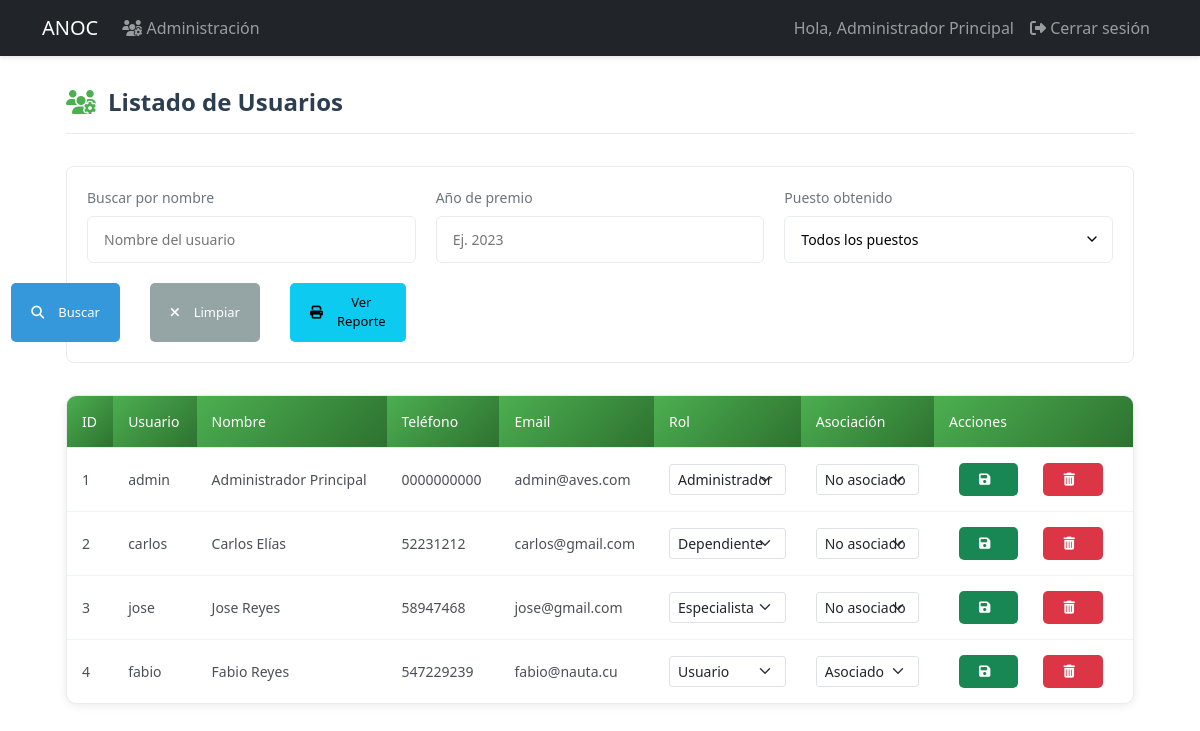
The app's page /admin/users (signed in) with its own data.
### models.py (models this page shows, shortened)
class User(UserMixin, db.Model):
    id = db.Column(db.Integer, primary_key=True)
    username = db.Column(db.String(80), unique=True, nullable=False, index=True)
    email = db.Column(db.String(120), unique=True, nullable=False, index=True)
    password_hash = db.Column(db.String(128))
    role = db.Column(db.String(20), default='user')  # 'admin', 'specialist', 'dependiente', 'user'
    is_associated = db.Column(db.Boolean, default=False, nullable=False)
    full_name = db.Column(db.String(100), nullable=False)
    phone = db.Column(db.String(20), nullable=False)
    profile_image = db.Column(db.String(255))  # Ruta de la imagen de perfil
    last_login = db.Column(db.DateTime)  # Fecha del último inicio de sesión
    is_active = db.Column(db.Boolean, default=True)  # Para manejar cuentas activas/inactivas
    address = db.Column(db.String(200))  # Nuevo campo para dirección
    birds = db.relationship('UserBirds', backref='user', lazy=True, cascade='all, delete-orphan')
    awards = db.relationship('Award', backref='user', lazy=True, cascade='all, delete-orphan')

### app.py (the view, shortened to what this page needs)
@app.route('/admin/users')
@login_required
def admin_users():
    if current_user.role != 'admin':
        abort(403)
    search_name = request.args.get('name', '').strip()
    award_year = request.args.get('award_year', '').strip()
    award_position = request.args.get('award_position', '').strip()
    query = select(User).order_by(User.id)
    if search_name:
        query = query.where(User.full_name.ilike(f'%{search_name}%'))
    if award_position:
        position_subquery = select(Award.user_id).where(
            Award.position == award_position
        ).distinct()
        query = query.where(User.id.in_(position_subquery))
    users = db.session.execute(query).scalars()
    current_year = datetime.now().year
    return render_template('admin/users.html',
                         users=users,
                         search_name=search_name,
                         award_year=award_year,
                         award_position=award_position,
                         current_year=current_year)

### app.py (called while the page is built)
@login_manager.user_loader
def load_user(user_id):
    return db.session.get(User, int(user_id))

### templates/admin/users.html (shortened to what this page needs)
{% extends "base.html" %}
{% block content %}
<div class="users-container">
    <div class="users-header">
        <h2><i class="fas fa-users-cog"></i> Listado de Usuarios</h2>
    </div>
    <div class="filter-section">
        <form method="GET" action="{{ url_for('admin_users') }}" class="filter-form">
            <div class="filter-grid">
                <div class="filter-group">
                    <label for="name" class="filter-label">Buscar por nombre</label>
                    <input type="text" class="filter-input" id="name" name="name"
                           value="{{ search_name }}" placeholder="Nombre del usuario">
                </div>
                <div class="filter-group">
                    <label for="award_year" class="filter-label">Año de premio</label>
                    <input type="number" class="filter-input" id="award_year" name="award_year"
                           value="{{ award_year }}" placeholder="Ej. 2023" min="2000" max="{{ current_year }}">
                </div>
                <div class="filter-group">
                    <label for="award_position" class="filter-label">Puesto obtenido</label>
                    <select class="filter-input filter-select" id="award_position" name="award_position">
                        <option value="">Todos los puestos</option>
                    </select>
                </div>
                <div class="filter-actions">
                    <button type="submit" class="btn btn-primary">
                        <i class="fas fa-search"></i> Buscar
                    </button>
                    <a href="{{ url_for('admin_users') }}" class="btn btn-secondary">
                        <i class="fas fa-times"></i> Limpiar
                    </a>
                    <a href="{{ url_for('associates_report_view') }}" class="btn btn-info" target="_blank">
                        <i class="fas fa-print"></i> Ver Reporte
                    </a>
                </div>
            </div>
        </form>
    </div>
    <div class="users-table-container">
        <table class="users-table">
            <thead>
                <tr>
                    <th>ID</th>
                    <th>Usuario</th>
                    <th>Nombre</th>
                    <th>Teléfono</th>
                    <th>Email</th>
                    <th>Rol</th>
                    <th>Asociación</th>
                    <th>Acciones</th>
                </tr>
            </thead>
            <tbody>
                {% if users %}
                    {% for user in users %}
                    <tr class="clickable-row" data-href="{{ url_for('user_details', user_id=user.id) }}">
                        <td>{{ user.id }}</td>
                        <td>{{ user.username }}</td>
                        <td>{{ user.full_name }}</td>
                        <td>{{ user.phone }}</td>
                        <td>{{ user.email }}</td>
                        <td>
                            <form method="POST" action="{{ url_for('assign_role', user_id=user.id) }}" class="role-form">
                                <select name="role" class="form-select form-select-sm">
                                    <option value="user" {% if user.role == 'user' %}selected{% endif %}>Usuario</option>
                                    <option value="specialist" {% if user.role == 'specialist' %}selected{% endif %}>Especialista</option>
                                    <option value="dependiente" {% if user.role == 'dependiente' %}selected{% endif %}>Dependiente</option>
                                    <option value="admin" {% if user.role == 'admin' %}selected{% endif %}>Administrador</option>
                                </select>
                        </td>
                        <td>
                                <select name="is_associated" class="form-select form-select-sm">
                                    <option value="true" {% if user.is_associated %}selected{% endif %}>Asociado</option>
                                    <option value="false" {% if not user.is_associated %}selected{% endif %}>No asociado</option>
                                </select>
                        </td>
                        <td class="actions-column">
                            <div class="action-buttons">
                                <button type="submit" class="btn btn-sm btn-success">
                                    <i class="fas fa-save"></i>
                                </button>
                                <form method="POST" action="{{ url_for('delete_user', user_id=user.id) }}"
                                      onsubmit="return confirm('¿Desea eliminar este usuario?');" class="d-inline">
                                    <button type="submit" class="btn btn-sm btn-danger">
                                        <i class="fas fa-trash-alt"></i>
                                    </button>
                                </form>
                            </div>
                        </td>
                    </tr>
                    {% endfor %}
                {% endif %}
            </tbody>
        </table>
    </div>
</div>
{% endblock %}

### templates/base.html (shortened to what this page needs)
<!DOCTYPE html>
<html lang="es">
<head>
    <link href="https://cdn.jsdelivr.net/npm/bootstrap@5.3.0/dist/css/bootstrap.min.css" rel="stylesheet">
    <link href="https://cdnjs.cloudflare.com/ajax/libs/font-awesome/6.4.0/css/all.min.css" rel="stylesheet">
    <link rel="stylesheet" href="{{ url_for('static', filename='css/styles.css') }}">
</head>
<body>
    <nav class="navbar navbar-expand-lg navbar-dark bg-dark">
        <div class="container">
            <a class="navbar-brand" href="{{ url_for('dashboard') }}">ANOC</a>
            <div class="collapse navbar-collapse" id="navbarNav">
                <ul class="navbar-nav me-auto">
                    {% if current_user.is_authenticated and current_user.role == 'admin' %}
                        <li class="nav-item">
                            <a class="nav-link" href="{{ url_for('admin_users') }}">
                                <i class="fas fa-users-cog"></i> Administración
                            </a>
                        </li>
                    {% endif %}
                </ul>
                <ul class="navbar-nav">
                    {% if current_user.is_authenticated %}
                        <li class="nav-item">
                            <span class="nav-link">Hola, {{ current_user.full_name }}</span>
                        </li>
                        <li class="nav-item">
                            <a class="nav-link" href="{{ url_for('logout') }}">
                                <i class="fas fa-sign-out-alt"></i> Cerrar sesión
                            </a>
                        </li>
                    {% else %}
                        <li class="nav-item">
                            <a class="nav-link" href="{{ url_for('login') }}">
                                <i class="fas fa-sign-in-alt"></i> Iniciar sesión
                            </a>
                        </li>
                    {% endif %}
                </ul>
            </div>
        </div>
    </nav>
    <div class="container mt-4">
        {% block content %}{% endblock %}
    </div>
</body>
</html>

### static/css/styles.css (style rules this page uses)
.navbar { box-shadow: 0 2px 4px rgba(0,0,0,0.1); }
.btn { margin: 2px; }
:root { --primary-color: #2c3e50; --secondary-color: #4CAF50; --light-gray: #f8f9fa; --medium-gray: #e9ecef; --dark-gray: #6c757d; --text-color: #495057; --white: #ffffff; }
.users-container { max-width: 1400px; margin: 2rem auto; padding: 0 1.5rem; }
.users-header { margin-bottom: 2rem; padding-bottom: 1rem; border-bottom: 1px solid var(--medium-gray); }
.users-header h2 { color: var(--primary-color); font-weight: 600; font-size: 1.5rem; margin: 0; display: flex; align-items: center; gap: 0.75rem; }
.users-header h2 i { color: var(--secondary-color); }
.filter-section { background: var(--white); border-radius: 0.5rem; padding: 1.25rem; margin-bottom: 2rem; border: 1px solid var(--medium-gray); }
.filter-grid { display: grid; grid-template-columns: repeat(auto-fit, minmax(250px, 1fr)); gap: 1.25rem; align-items: end; }
.filter-group { margin-bottom: 0; }
.filter-label { display: block; margin-bottom: 0.5rem; color: var(--dark-gray); font-size: 0.875rem; font-weight: 500; }
.filter-input { width: 100%; padding: 0.75rem 1rem; border: 1px solid var(--medium-gray); border-radius: 0.375rem; background-color: var(--white); font-size: 0.875rem; }
.filter-select { appearance: none; background-position: right 0.75rem center; background-repeat: no-repeat; background-size: 1rem; }
.filter-actions { display: flex; gap: 0.75rem; justify-content: flex-end; }
.users-table-container { background: var(--white); border-radius: 0.5rem; border: 1px solid var(--medium-gray); overflow: hidden; }
.users-table { width: 100%; border-collapse: collapse; font-size: 0.875rem; }
.users-table th { background-color: var(--light-gray); color: var(--primary-color); padding: 1rem 1.25rem; text-align: left; font-weight: 600; border-bottom: 1px solid var(--medium-gray); }
.users-table td { padding: 1rem 1.25rem; border-bottom: 1px solid var(--medium-gray); vertical-align: middle; color: var(--text-color); }
.users-table tr:last-child td { border-bottom: none; }
.action-buttons { display: flex; gap: 0.5rem; }
.btn { padding: 0.5rem 0.75rem; border-radius: 0.25rem; font-size: 0.8125rem; font-weight: 500; cursor: pointer; border: none; display: inline-flex; align-items: center; gap: 0.375rem; }
.btn-sm { padding: 0.375rem 0.75rem; }
.btn-primary { background-color: var(--secondary-color); color: var(--white); }
.btn-secondary { background-color: var(--medium-gray); color: var(--text-color); }
.filter-actions { display: flex; gap: 10px; }
.users-table-container { background-color: #fff; border-radius: 10px; box-shadow: 0 2px 10px rgba(0, 0, 0, 0.08); overflow: hidden; }
.users-table { width: 100%; border-collapse: collapse; }
.users-table th { background: linear-gradient(135deg, #4CAF50 0%, #2d7230 100%); color: white; padding: 15px; font-weight: 500; text-align: left; }
.users-table td { padding: 15px; border-bottom: 1px solid #f1f3f5; vertical-align: middle; }
.actions-column { background-color: white !important; }
.action-buttons { display: flex; gap: 5px; }
.role-form { display: contents; }
.form-select-sm { padding: 0.25rem 0.5rem; font-size: 0.875rem; line-height: 1.5; border-radius: 0.2rem; }
.btn { display: inline-flex; align-items: center; padding: 10px 20px; margin: 0 10px; border-radius: 5px; font-weight: 500; cursor: pointer; }
.btn i { margin-right: 8px; }
.btn-primary { background-color: #3498db; color: white; border: none; }
.btn-secondary { background-color: #95a5a6; color: white; border: none; }

### records on screen
User: full_name "Administrador Principal", id "1", username "admin", phone "0000000000", email "admin@aves.com", role "Administrador", is_associated "No asociado"
User: id "2", username "carlos", full_name "Carlos Elías", phone "52231212", email "carlos@gmail.com", role "Dependiente", is_associated "No asociado"
User: id "3", username "jose", full_name "Jose Reyes", phone "58947468", email "jose@gmail.com", role "Especialista", is_associated "No asociado"
User: id "4", username "fabio", full_name "Fabio Reyes", phone "547229239", email "fabio@nauta.cu", role "Usuario", is_associated "Asociado"
